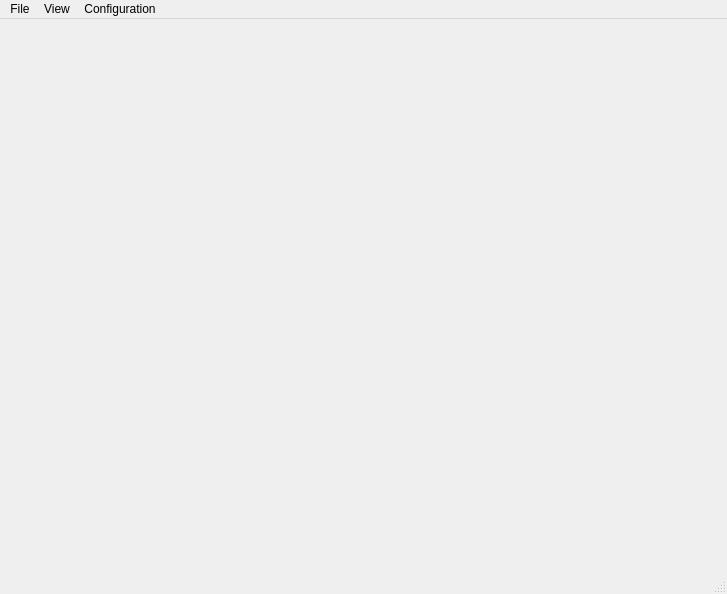
<?xml version="1.0" encoding="UTF-8"?>
<ui version="4.0">
 <class>MainWindow</class>
 <widget class="QMainWindow" name="MainWindow">
  <property name="geometry">
   <rect>
    <x>0</x>
    <y>0</y>
    <width>727</width>
    <height>594</height>
   </rect>
  </property>
  <property name="windowTitle">
   <string>MainWindow</string>
  </property>
  <widget class="QWidget" name="centralwidget">
   <widget class="QStackedWidget" name="stackedWidget">
    <property name="geometry">
     <rect>
      <x>0</x>
      <y>0</y>
      <width>731</width>
      <height>551</height>
     </rect>
    </property>
    <property name="autoFillBackground">
     <bool>false</bool>
    </property>
    <widget class="QWidget" name="page"/>
    <widget class="QWidget" name="page_2"/>
   </widget>
   <widget class="QLabel" name="label">
    <property name="geometry">
     <rect>
      <x>60</x>
      <y>550</y>
      <width>58</width>
      <height>16</height>
     </rect>
    </property>
    <property name="text">
     <string>TextLabel</string>
    </property>
   </widget>
  </widget>
  <widget class="QMenuBar" name="menubar">
   <property name="geometry">
    <rect>
     <x>0</x>
     <y>0</y>
     <width>727</width>
     <height>24</height>
    </rect>
   </property>
   <widget class="QMenu" name="menu_file">
    <property name="title">
     <string>File</string>
    </property>
    <addaction name="action_exit"/>
   </widget>
   <widget class="QMenu" name="menuView">
    <property name="title">
     <string>View</string>
    </property>
    <widget class="QMenu" name="menu_logs">
     <property name="title">
      <string>Logs</string>
     </property>
     <addaction name="actionInfo"/>
     <addaction name="actionDebug"/>
    </widget>
    <addaction name="menu_logs"/>
   </widget>
   <widget class="QMenu" name="menu_configuration">
    <property name="title">
     <string>Configuration</string>
    </property>
    <addaction name="action_crendentials"/>
   </widget>
   <addaction name="menu_file"/>
   <addaction name="menuView"/>
   <addaction name="menu_configuration"/>
  </widget>
  <widget class="QStatusBar" name="statusbar"/>
  <action name="action_exit">
   <property name="text">
    <string>Exit</string>
   </property>
  </action>
  <action name="actionInfo">
   <property name="checkable">
    <bool>true</bool>
   </property>
   <property name="checked">
    <bool>true</bool>
   </property>
   <property name="text">
    <string>Info</string>
   </property>
  </action>
  <action name="actionDebug">
   <property name="checkable">
    <bool>true</bool>
   </property>
   <property name="checked">
    <bool>true</bool>
   </property>
   <property name="text">
    <string>Debug</string>
   </property>
  </action>
  <action name="action_crendentials">
   <property name="text">
    <string>Crendentials</string>
   </property>
  </action>
 </widget>
 <resources/>
 <connections/>
</ui>
